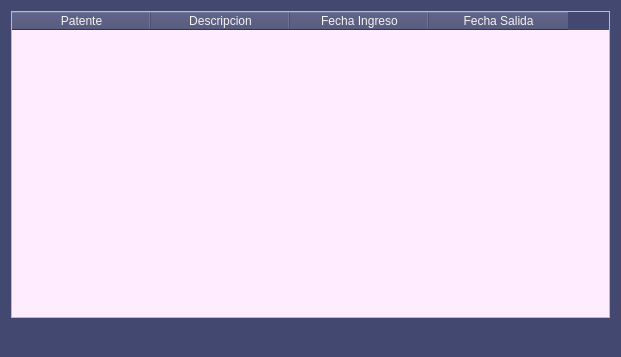
<?xml version="1.0" encoding="UTF-8"?>
<ui version="4.0">
 <class>TablaAutos</class>
 <widget class="QWidget" name="TablaAutos">
  <property name="enabled">
   <bool>true</bool>
  </property>
  <property name="geometry">
   <rect>
    <x>0</x>
    <y>0</y>
    <width>621</width>
    <height>357</height>
   </rect>
  </property>
  <property name="windowTitle">
   <string>REGISTRO</string>
  </property>
  <property name="styleSheet">
   <string notr="true">color: rgb(243, 243, 243);
border-color: rgb(13, 13, 13);
background-color: rgb(67, 72, 113);</string>
  </property>
  <layout class="QVBoxLayout" name="verticalLayout">
   <item>
    <widget class="QTableWidget" name="tableWidget">
     <property name="styleSheet">
      <string notr="true">QTableWidget{

	color: rgb(0, 0, 0);

background-color: #FFECFF;
alternate-background-color: #cdd4ff;
selection-background-color: #73717f;



}</string>
     </property>
     <property name="alternatingRowColors">
      <bool>true</bool>
     </property>
     <property name="selectionMode">
      <enum>QAbstractItemView::SingleSelection</enum>
     </property>
     <property name="selectionBehavior">
      <enum>QAbstractItemView::SelectRows</enum>
     </property>
     <attribute name="horizontalHeaderDefaultSectionSize">
      <number>139</number>
     </attribute>
     <column>
      <property name="text">
       <string>Patente</string>
      </property>
      <property name="foreground">
       <brush brushstyle="NoBrush">
        <color alpha="255">
         <red>0</red>
         <green>0</green>
         <blue>0</blue>
        </color>
       </brush>
      </property>
     </column>
     <column>
      <property name="text">
       <string>Descripcion</string>
      </property>
     </column>
     <column>
      <property name="text">
       <string>Fecha Ingreso</string>
      </property>
     </column>
     <column>
      <property name="text">
       <string>Fecha Salida</string>
      </property>
     </column>
    </widget>
   </item>
   <item>
    <layout class="QHBoxLayout" name="horizontalLayout">
     <item>
      <spacer name="horizontalSpacer">
       <property name="orientation">
        <enum>Qt::Horizontal</enum>
       </property>
       <property name="sizeHint" stdset="0">
        <size>
         <width>40</width>
         <height>20</height>
        </size>
       </property>
      </spacer>
     </item>
     <item>
      <widget class="QPushButton" name="pbVolverAutos">
       <property name="sizePolicy">
        <sizepolicy hsizetype="Maximum" vsizetype="Maximum">
         <horstretch>0</horstretch>
         <verstretch>0</verstretch>
        </sizepolicy>
       </property>
       <property name="styleSheet">
        <string notr="true">color: #333;


background-color: rgb(222, 222, 222);</string>
       </property>
       <property name="text">
        <string/>
       </property>
       <property name="icon">
        <iconset resource="recursos.qrc">
         <normaloff>:/imagenes/imagenes/volver2.png</normaloff>:/imagenes/imagenes/volver2.png</iconset>
       </property>
       <property name="iconSize">
        <size>
         <width>110</width>
         <height>30</height>
        </size>
       </property>
       <property name="flat">
        <bool>true</bool>
       </property>
      </widget>
     </item>
     <item>
      <spacer name="horizontalSpacer_2">
       <property name="orientation">
        <enum>Qt::Horizontal</enum>
       </property>
       <property name="sizeHint" stdset="0">
        <size>
         <width>40</width>
         <height>20</height>
        </size>
       </property>
      </spacer>
     </item>
    </layout>
   </item>
  </layout>
 </widget>
 <resources>
  <include location="recursos.qrc"/>
 </resources>
 <connections/>
</ui>
